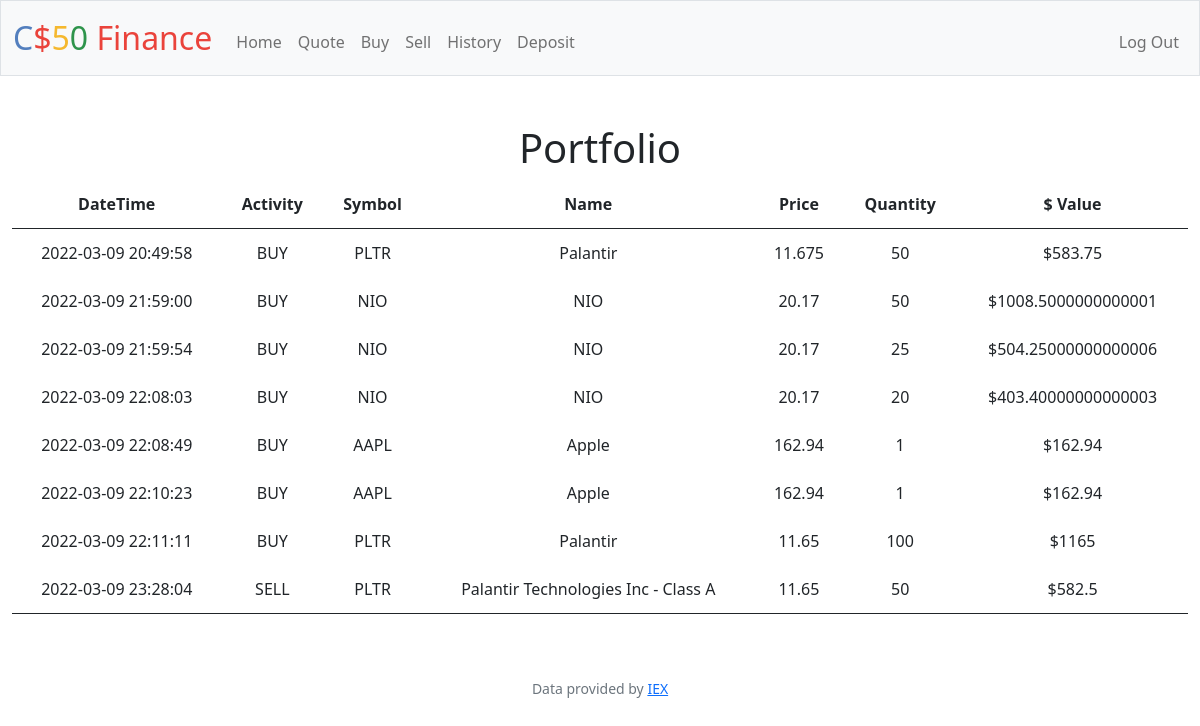
The app's page /history (signed in) with its own data.
### tables this page shows
CREATE TABLE historyo (id INTEGER PRIMARY KEY AUTOINCREMENT NOT NULL , datetime DATETIME NOT NULL, activity varchar(255) NOT NULL,  symbol varchar(255) NOT NULL, description varchar(255) NOT NULL, price decimal(10,2) NOT NULL, quantity int NOT NULL, amount decimal(10,2) NOT NULL, user_id INTEGER NOT NULL, FOREIGN KEY(user_id) REFERENCES users(id));

### app.py (the view)
@app.route("/history")
@login_required
def history():
    transactions = db.execute("SELECT * FROM historyo WHERE user_id = ?", session["user_id"])
    return render_template("history.html", transactions=transactions)

### app.py (called while the page is built)
@app.after_request
def after_request(response):
    response.headers["Cache-Control"] = "no-cache, no-store, must-revalidate"
    response.headers["Expires"] = 0
    response.headers["Pragma"] = "no-cache"
    return response

### helpers.py (called while the page is built)
def login_required(f):
    @wraps(f)
    def decorated_function(*args, **kwargs):
        if session.get("user_id") is None:
            return redirect("/login")
        return f(*args, **kwargs)
    return decorated_function

### templates/history.html (shortened to what this page needs)
{% extends "layout.html" %}
{% block main %}
    <h1 class="mb-6">Portfolio</h1>
        <table>
            <thead>
                <tr>
                    <th>DateTime</th>
                    <th>Activity</th>
                    <th>Symbol</th>
                    <th>Name</th>
                    <th>Price</th>
                    <th>Quantity</th>
                    <th>$ Value</th>
                </tr>
            </thead>
            <tbody>
                {% for row in transactions %}
                <tr>
                    <td>{{row["datetime"]}}</td>
                    <td>{{row["activity"]}}</td>
                    <td>{{row["symbol"]}}</td>
                    <td>{{row["description"]}}</td>
                    <td>{{row["price"]}}</td>
                    <td>{{row["quantity"]}}</td>
                    <td>${{row["amount"]}}</td>
                </tr>
                {% endfor %}
            </tbody>
        </table>
{% endblock %}

### templates/layout.html (shortened to what this page needs)
<!DOCTYPE html>
<html lang="en">
    <head>
        <link href="https://cdn.jsdelivr.net/npm/bootstrap@5.1.3/dist/css/bootstrap.min.css" rel="stylesheet">
        <link href="/static/styles.css" rel="stylesheet">
    </head>
    <body>
        <nav class="bg-light border navbar navbar-expand-md navbar-light">
            <div class="container-fluid">
                <a class="navbar-brand" href="/"><span class="blue">C</span><span class="red">$</span><span class="yellow">5</span><span class="green">0</span> <span class="red">Finance</span></a>
                <div class="collapse navbar-collapse" id="navbar">
                    {% if session["user_id"] %}
                        <ul class="navbar-nav me-auto mt-2">
                            <li class="nav-item"><a class="nav-link" href="/">Home</a></li>
                            <li class="nav-item"><a class="nav-link" href="/quote">Quote</a></li>
                            <li class="nav-item"><a class="nav-link" href="/buy">Buy</a></li>
                            <li class="nav-item"><a class="nav-link" href="/sell">Sell</a></li>
                            <li class="nav-item"><a class="nav-link" href="/history">History</a></li>
                            <li class="nav-item"><a class="nav-link" href="/deposit">Deposit</a></li>
                        </ul>
                        <ul class="navbar-nav ms-auto mt-2">
                            <li class="nav-item"><a class="nav-link" href="/logout">Log Out</a></li>
                        </ul>
                    {% else %}
                        <ul class="navbar-nav ms-auto mt-2">
                            <li class="nav-item"><a class="nav-link" href="/register">Register</a></li>
                            <li class="nav-item"><a class="nav-link" href="/login">Log In</a></li>
                        </ul>
                    {% endif %}
                </div>
            </div>
        </nav>
        <main class="container-fluid py-5 text-center">
            {% block main %}{% endblock %}
        </main>
        <footer class="mb-5 small text-center text-muted">
            Data provided by <a href="https://iexcloud.io/">IEX</a>
        </footer>
    </body>
</html>

### static/styles.css (style rules this page uses)
nav .navbar-brand { font-size: xx-large; }
nav .navbar-brand .blue { color: #537fbe; }
nav .navbar-brand .red { color: #ea433b; }
nav .navbar-brand .yellow { color: #f5b82e; }
nav .navbar-brand .green { color: #2e944b; }
table { background-color: transparent; margin-bottom: 1rem; width: 100%; text-align: center; }
tbody { border: solid; border-width: 1px 0; }
table th, table td { padding: 0.75rem; vertical-align: middle; }

### records on screen
historyo: datetime "2022-03-09 20:49:58", activity "BUY", symbol "PLTR", description "Palantir", price "11.675", quantity "50", amount "583.75"
historyo: datetime "2022-03-09 21:59:00", activity "BUY", symbol "NIO", description "NIO", price "20.17", quantity "50", amount "1008.5000000000001"
historyo: datetime "2022-03-09 21:59:54", activity "BUY", symbol "NIO", description "NIO", price "20.17", quantity "25", amount "504.25000000000006"
historyo: datetime "2022-03-09 22:08:03", activity "BUY", symbol "NIO", description "NIO", price "20.17", quantity "20", amount "403.40000000000003"
historyo: datetime "2022-03-09 22:08:49", activity "BUY", symbol "AAPL", description "Apple", price "162.94", quantity "1", amount "162.94"
historyo: datetime "2022-03-09 22:10:23", activity "BUY", symbol "AAPL", description "Apple", price "162.94", quantity "1", amount "162.94"
historyo: datetime "2022-03-09 22:11:11", activity "BUY", symbol "PLTR", description "Palantir", price "11.65", quantity "100", amount "1165"
historyo: datetime "2022-03-09 23:28:04", activity "SELL", symbol "PLTR", description "Palantir Technologies Inc - Class A", price "11.65", quantity "50", amount "582.5"
